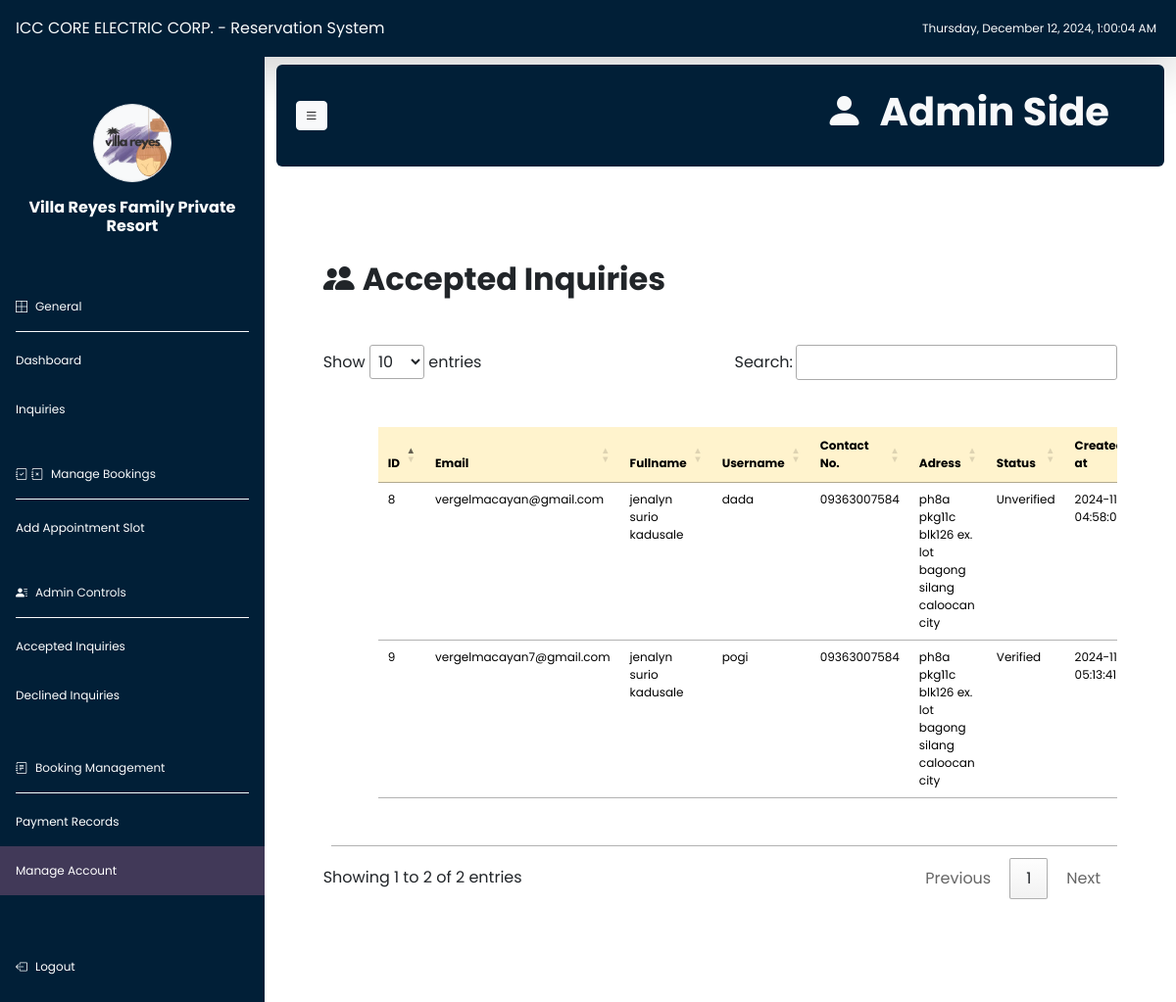
/ManageAccount (signed in), run on an earlier commit of the app's database.
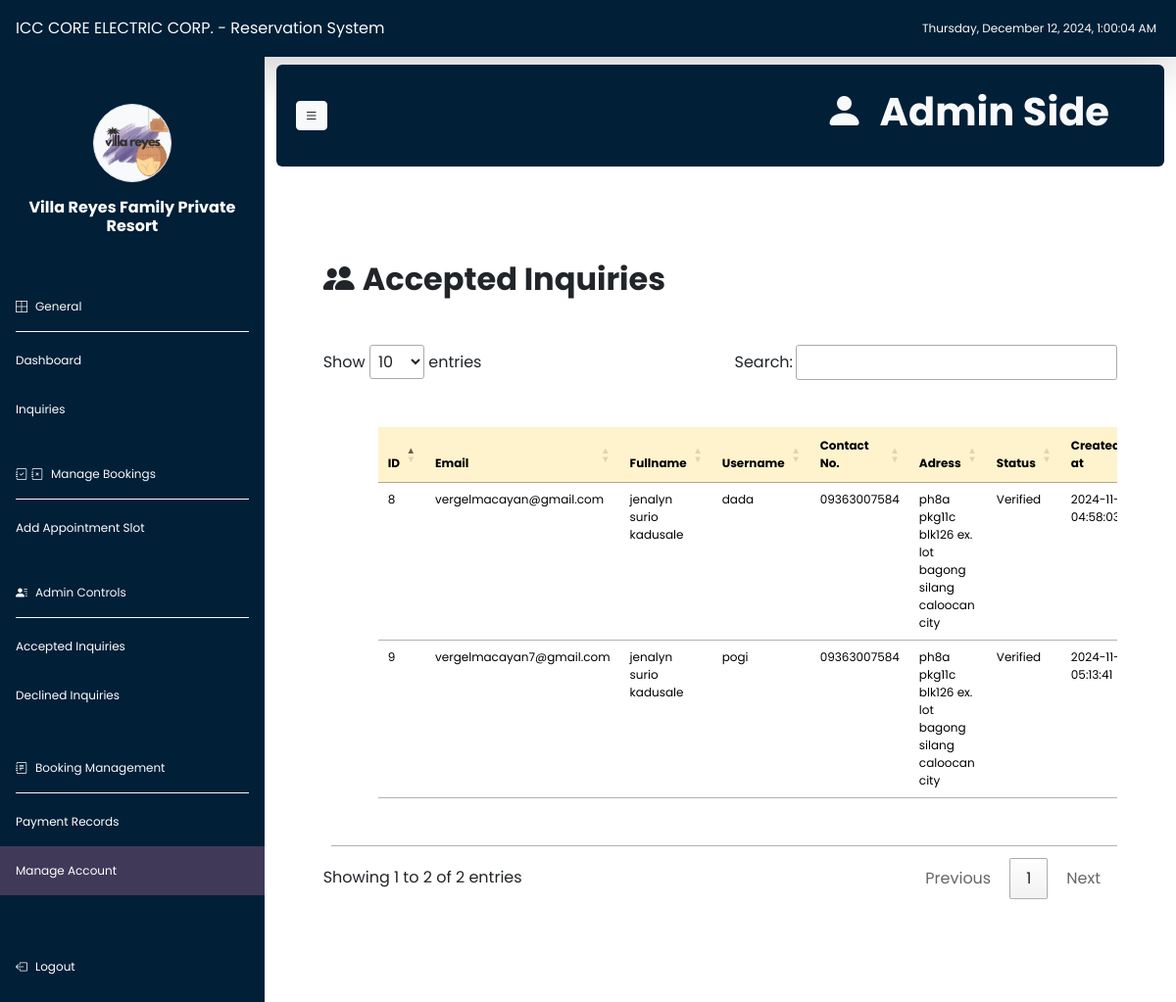
And on a later commit of the database.
### tables this page shows
CREATE TABLE `users_account` (
  `id` int(11) NOT NULL,
  `email` varchar(255) NOT NULL,
  `name` varchar(255) NOT NULL,
  `username` varchar(255) NOT NULL,
  `password_hash` varchar(255) NOT NULL,
  `phone` varchar(20) DEFAULT NULL,
  `street_address` text DEFAULT NULL,
  `verified` tinyint(1) DEFAULT 0,
  `verification_code` varchar(6) NOT NULL,
  `created_at` timestamp NOT NULL DEFAULT current_timestamp(),
  `updated_at` timestamp NOT NULL DEFAULT current_timestamp() ON UPDATE current_timestamp()
);

### app/views/admin/manageaccount.php (the view, shortened to what this page needs)
<?php
require_once(dirname(__DIR__, 3) . '/configuration/dbConnection.php');
$stmt = $pdo->prepare("SELECT * FROM users_account");
$stmt->execute();
$amacanvrInquiries = $stmt->fetchAll(PDO::FETCH_ASSOC);
?>
<!DOCTYPE html>
<html lang="en">
<head>
    <link href="https://cdn.jsdelivr.net/npm/bootstrap@5.3.3/dist/css/bootstrap.min.css" rel="stylesheet"
>
    <link rel="stylesheet"
        href="https://cdnjs.cloudflare.com/ajax/libs/bootstrap-icons/1.10.0/font/bootstrap-icons.min.css">
    <link rel="stylesheet" type="text/css" href="https://cdn.datatables.net/1.13.5/css/jquery.dataTables.min.css">
</head>
<body>
    <?php include 'app/views/admin/adminInclude/header-top.php'; ?>
    <div class="d-flex">
        <?php include 'app/views/admin/adminInclude/sidebar.php'; ?>
        <div class="container-fluid" style="height: 100vh; overflow-y: scroll; scrollbar-width: none;">
            <?php include 'app/views/admin/adminInclude/header.php'; ?>
            <div class="content p-5">
                <h2 class="my-5 fw-bold"><i class="bi bi-people-fill me-2"></i>Accepted Inquiries</h2>
                <div class="table-responsive mt-5">
                    <table id="inquiriesTable" class="container table table-hover m-2 p-5">
                        <thead class="table-warning text-dark" style="font-size: 12px">
                            <tr>
                                <th>ID</th>
                                <th>Email</th>
                                <th>Fullname</th>
                                <th>Username</th>
                                <th>Contact No.</th>
                                <th>Adress</th>
                                <th>Status</th>
                                <th>Created at</th>
                            </tr>
                        </thead>
                        <tbody class="text-dark" style="font-size: 12px">
                            <?php foreach ($amacanvrInquiries as $inquiry): ?>
                                <tr>
                                    <td><?php echo htmlspecialchars($inquiry['id']); ?></td>
                                    <td><?php echo htmlspecialchars($inquiry['email']); ?></td>
                                    <td><?php echo htmlspecialchars($inquiry['name']); ?></td>
                                    <td><?php echo htmlspecialchars($inquiry['username']); ?></td>
                                    <td><?php echo htmlspecialchars($inquiry['phone']); ?></td>
                                    <td><?php echo htmlspecialchars($inquiry['street_address']); ?></td>
                                    <td>
                                        <?php
                                        echo $inquiry['verified'] == 1 ? 'Verified' : 'Unverified';
                                        ?>
                                    </td>
                                    <td><?php echo htmlspecialchars($inquiry['created_at']); ?></td>
                                </tr>
                            <?php endforeach; ?>
                        </tbody>
                    </table>
                </div>
            </div>
        </div>
    </div>
</body>
</html>

### index.php
<?php
$uri = rtrim(parse_url($_SERVER['REQUEST_URI'], PHP_URL_PATH), '/');
if ($uri === '') {
    require_once 'app/views/main.php';
} elseif ($uri === '/Services') {
    require_once 'app/views/services.php';
}elseif ($uri === '/amenities') {
    require_once 'app/views/amenities.php';
} elseif ($uri === '/AboutUs') {
    require_once 'app/views/aboutus.php';
} elseif ($uri === '/promo') {
    require_once 'app/views/promo.php';
} elseif ($uri === '/signin') {
    require_once 'app/views/login.php';
}  elseif ($uri === '/signup') {
    require_once 'app/views/signup.php';
} elseif ($uri === '/adminInquiries') {
    require_once 'app/views/admin/adminInquiries.php';
} elseif ($uri === '/adminInquiries/Amacan') {
    require_once 'app/views/admin/adminamacan.php';
} elseif ($uri === '/adminInquiries/Vrhouse') {
    require_once 'app/views/admin/adminvrhouse.php';
} elseif ($uri === '/adminInquiries/AmacananVrhouse') {
    require_once 'app/views/admin/adminamacanvr.php';
} elseif ($uri === '/dashboard') {
    require_once(__DIR__ . '/app/views/admin/dashboard.php');
} elseif ($uri === '/AddAppointment') {
    require_once 'app/views/admin/adminaddappointment.php';
} elseif ($uri === '/AcceptedInquiries') {
    require_once 'app/views/admin/adminaccepted.php';
} elseif ($uri === '/PaymentRecord') {
    require_once 'app/views/admin/adminpaymentrecord.php';
}elseif ($uri === '/ManageAccount') {
    require_once 'app/views/admin/manageaccount.php';
} elseif ($uri === '/DeclinedInquiries') {
    require_once 'app/views/admin/admindecline.php';
} elseif ($uri === '/logout') {
    require_once(__DIR__ . '/app/views/admin/logout.php');
} elseif ($uri === '/room') {
    require_once(__DIR__ . '/app/views/user/room.php');
}  elseif ($uri === '/amacan') {
    require_once(__DIR__ . '/app/views/user/amacanbook.php');
} elseif ($uri === '/amacanbooking') {
    require_once(__DIR__ . '/app/views/user/amacanprocessbooking.php');
} elseif ($uri === '/vrhouse') {
    require_once(__DIR__ . '/app/views/user/vrhousebook.php');
} elseif ($uri === '/vrhousebooking') {
    require_once(__DIR__ . '/app/views/user/vrhousenprocessbooking.php');
} elseif ($uri === '/confirm') {
    require_once(__DIR__ . '/app/views/confirm.php');
}
 elseif ($uri === '/userdashboard') {
    require_once(__DIR__ . '/app/views/user/userlanding.php');
} elseif ($uri === '/accountsetting') {
    require_once(__DIR__ . '/app/views/user/accountsetting.php');
}else {
    http_response_code(404);
    echo "404 Not Found";
}

### app/views/admin/adminInclude/header-top.php (shortened to what this page needs)
<div class="contaier-fluid text-light py-1 d-flex justify-content-between align-items-center px-3 py-3 shadow-lg" style="background-color: #011F37ff">
    <div>ICC CORE ELECTRIC CORP. - Reservation System</div>
    <div id="current-date-time" class="p-1" style="font-size: 12px"></div>
</div>

### app/views/admin/adminInclude/sidebar.php (shortened to what this page needs)
<!DOCTYPE html>
<html lang="en">
<head>
</head>
<body>
    <div class="sidebar">
        <div class="text-center mt-5 mb-0">
            <img src="/public/assets/images/logo/villaresortlogo.png" alt="logo" width="80"
                class="bg-light rounded-circle border border-secondaey">
            <h4 class="text-white fs-6 mt-3 fw-bold mb-5 px-2">Villa Reyes Family Private Resort</h4>
        </div>
        <p class="text-light mx-3 border-bottom border-light py-3 mb-1" style="font-size: 12px;"><i class="bi bi-border-all me-2"></i>General</p>
        <a href="/dashboard">Dashboard</a>
        <a href="/adminInquiries">Inquiries</a>
        <p class="text-light mx-3 border-bottom border-light py-3 mb-1 mt-3" style="font-size: 12px;"><i class="bi bi-journal-check me-1"></i><i class="bi bi-journal-x me-2"></i></i>Manage Bookings
        </p>
        <a href="/AddAppointment">Add Appointment Slot</a>
        <p class="text-light mx-3 border-bottom border-light py-3 mb-1 mt-3" style="font-size: 12px;"><i class="bi bi-person-lines-fill me-2"></i>Admin Controls</p>
        <a href="/AcceptedInquiries">Accepted Inquiries</a>
        <a href="/DeclinedInquiries">Declined Inquiries</a>
        <p class="text-light mx-3 border-bottom border-light py-3 mt-4 mb-1" style="font-size: 12px;"><i class="bi bi-journal-text me-2"></i>Booking Management
        </p>
        <a href="/PaymentRecord">Payment Records</a>
        <a href="/ManageAccount">Manage Account</a>
        <a href="/logout" class="my-5"><i class="bi bi-box-arrow-left me-2"></i>Logout</a>
    </div>
</body>
</html>

### app/views/admin/adminInclude/header.php (shortened to what this page needs)
<div class="container-fluid text-light py-4 rounded-2 mt-2 d-flex justify-content-between align-items-center pe-5" style="background-color: #011F37ff">
    <button id="toggleSidebar" class="btn btn-light btn-sm ms-2" style="height: 30px;"><i class="bi bi-list"></i></button>
    <h1 class="mx-2 fw-bold"><i class="bi bi-person-fill me-3"></i>Admin Side</h1>
</div>

### app/views/admin/manageaccount.php (style rules this page uses)
* { margin: 0; padding: 0; box-sizing: border-box; font-family: "Poppins", system-ui; }
body { font-family: Arial, sans-serif; overflow-x: hidden; }

### app/views/admin/adminInclude/sidebar.php (style rules this page uses)
body { font-family: Arial, sans-serif; }
.sidebar { height: 100vh; width: 350px; margin-left: 0; max-width: 350px; background-color: #011F37ff; overflow-y: scroll; scrollbar-width: thin; scrollbar-color: #011F37ff #fff; scroll-padding: 0; scroll-margin: 0; font-size: 12px; transition: all 0.3s ease; }
.sidebar a { display: block; color: white; padding: 1rem; text-decoration: none; transition: all 0.3s ease; }
.sidebar a.active { background-color: #413958; }
h4 { font-size: 14px; margin-bottom: 8rem; }

What changed in the data, as far as the page shows it:
changed users_account "vergelmacayan@gmail.com": verified "Unverified" → "Verified"
